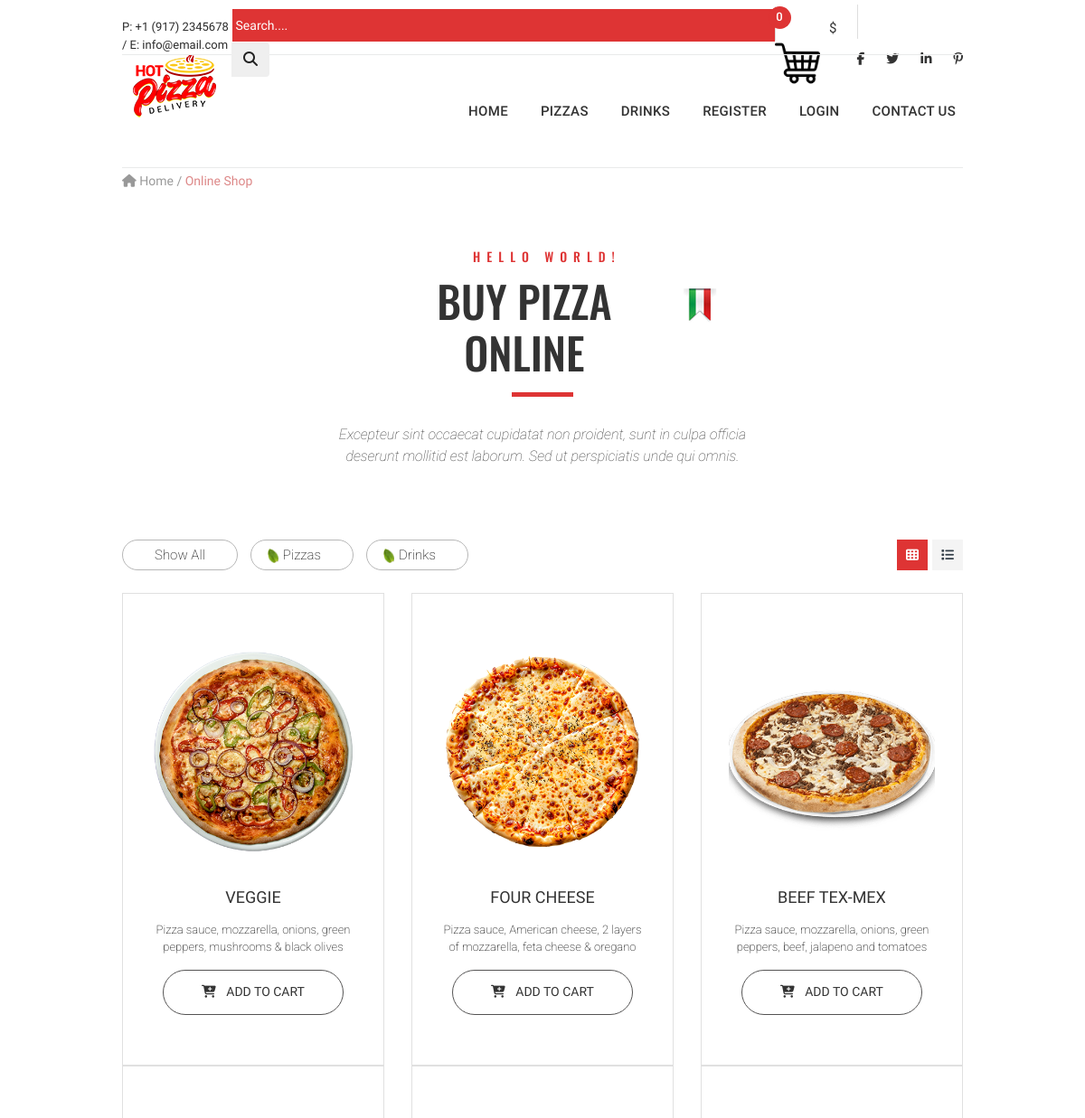
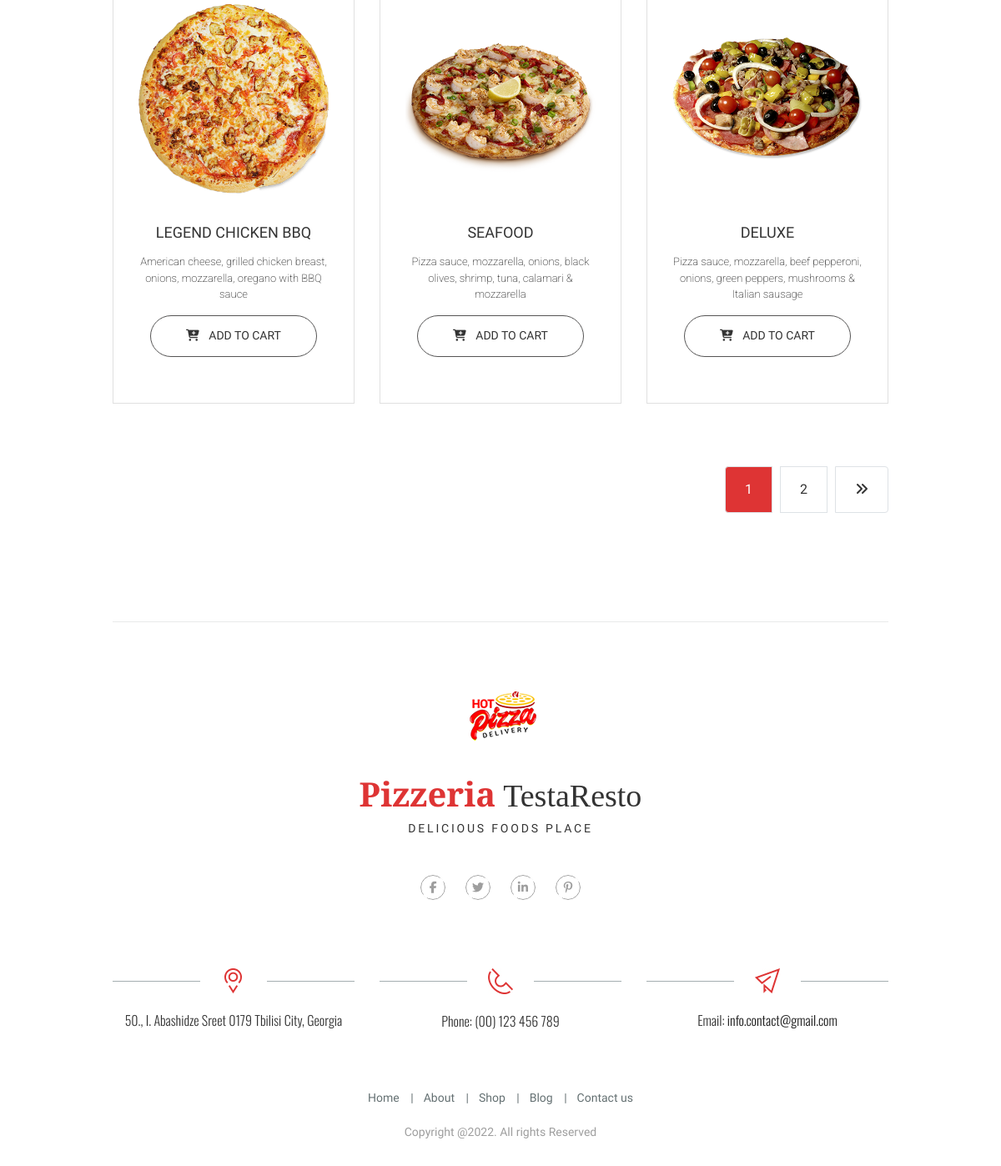
The page / on the database its author committed (2 pictures, top to bottom).
### product/models.py (models this page shows, shortened)
class Category(models.Model):
    name = models.CharField(max_length=100,unique=True)
    slug = models.SlugField(max_length=100,unique=True)
    class Meta:
        ordering = ('name',)
        verbose_name = 'category'
        verbose_name_plural = 'categories'

class Product(models.Model):
    name = models.CharField(max_length=100,unique=True)
    slug = models.SlugField(max_length=100,unique=True)
    short_description = models.TextField(max_length=300,blank=True)
    description = models.TextField(blank=True)
    category = models.ForeignKey(Category,on_delete=models.CASCADE)
    image = models.ImageField(upload_to='products',blank=True)
    price = models.DecimalField(max_digits=10,decimal_places=2,default='',blank=True,null=True)
    created = models.DateTimeField(auto_now_add=True)
    updated = models.DateTimeField(auto_now=True)
    class Meta:
        ordering = ('name',)
        verbose_name = 'product'
        verbose_name_plural = 'products'

### product/views.py (the view)
# urls.py: path('', views.index,name="home"),
def index(request):
    products = Product.objects.order_by('-category')
    paginator = Paginator(products, 6)
    page_number = request.GET.get('page')
    page_obj = paginator.get_page(page_number)
    context = {
        'products': page_obj,
    }
    return render(request,'product/index.html',context)

### product/templates/product/index.html (shortened to what this page needs)
{% extends 'product/base.html' %} {% load static %} {% block content %}
<div class="container">
  <div class="pizza_breadcrumb">
    <a href="index.html"><i class="fa fa-home"></i> Home</a> /
    <span>Online Shop</span>
  </div>
  <section class="shop_title">
    <div class="piz_title">
      <div class="small_title"><h3>hello world!</h3></div>
      <div class="big_title">
        <h1 class="shop_big_title">buy pizza online</h1>
        <img src="{% static 'product/img/title_icon.png' %}" />
      </div>
    </div>
    <div class="title_devider">
      <p class="line"></p>
    </div>
    <div class="under_title">
      <p>
        Excepteur sint occaecat cupidatat non proident, sunt in culpa officia
        deserunt mollitid est laborum. Sed ut perspiciatis unde qui omnis.
      </p>
    </div>
  </section>
  <section class="products">
    <div class="row">
      <div class="col-md-12">
        <div class="row bottom">
          <div class="filter_box bottom-15">
            <div class="left">
              <div class="buttons_filter">
                <button type="button" class="btn btn-outline-primary">
                  <a href="{% url 'home' %}"> Show All</a>
                </button>
                {% for category in categories %}
                <a href="{% url 'products_by_category' category.slug %}">
                  <button type="button" class="btn btn-outline-primary">
                    <img src="{% static 'product/img/icons/potoli.png'%}" />
                    {{category.name}}
                  </button>
                </a>
                {% endfor %}
              </div>
            </div>
            <div class="right full">
              <div class="tabs2-wrapper">
                <ul class="tabs clearfix" data-tabgroup="second-tab-group">
                  <li class="active">
                    <a href="#tabs2-1"><i class="fa fa-th"></i></a>
                  </li>
                  <li>
                    <a href="#tabs2-2"><i class="fa fa-list"></i></a>
                  </li>
                </ul>
              </div>
            </div>
          </div>
        </div>
      </div>
    </div>
    <div id="second-tab-group" class="tabgroup">
      <div id="tabs2-1">
        <div class="row">
          <div class="col-md-12">
            <div class="row full_shop">
              {% for product in products %}
              <div class="col-md-4">
                <div class="product_block m-right">
                  <a href="{% url 'product_detail' product.id %}">
                    <div class="pizza_full">
                      <img src="{{product.image.url}}" class="img-fluid" />
                    </div>
                  </a>
                  <h3>{{product.name}}</h3>
                  <p class="description_full">{{product.short_description}}</p>
                  <a href="{% url 'product_detail' product.id %}">
                    <button
                      type="button"
                      class="btn btn-outline-primary full_but"
                    >
                      <i class="fa fa-cart-plus"></i> add to cart
                    </button>
                  </a>
                </div>
              </div>
              {%endfor%}
            </div>
            <ur class="pagination right">
              <li class="page-item">
                <a class="page-link active" href="#"> {{ products.number }} </a>
              </li>
              {% if products.has_next %}
              <li class="page-item">
                <a
                  class="page-link"
                  href="?page={{ products.next_page_number }}"
                >
                  {{ products.next_page_number }}
                </a>
              </li>
              <li class="page-item">
                <a
                  class="page-link"
                  href="?page={{ products.paginator.num_pages }}"
                >
                  <i class="fa fa-angle-double-right"></i>
                </a>
              </li>
              {% endif %}
            </ur>
          </div>
        </div>
      </div>
    </div>
  </section>
</div>
{% endblock %}

### product/templates/product/base.html (shortened to what this page needs)
{% load static %} {% load crispy_forms_tags %}
<!DOCTYPE html>
<html lang="en">
  <head>
    <link href="{% static 'product/css/bootstrap.css' %}" rel="stylesheet" />
    <link href="{% static 'product/css/superslides.css' %}" rel="stylesheet" />
    <link href="{% static 'product/css/font-awesome.css' %}" rel="stylesheet" />
    <link rel="stylesheet" href="{% static 'product/css/owl.carousel.css' %}" />
    <link
      rel="stylesheet"
      href="{% static 'product/css/owl.theme.default.min.css' %}"
    />
    <link href="{% static 'product/css/navigation.css' %}" rel="stylesheet" />
    <link rel="stylesheet" href="{% static 'product/css/reset.css' %}" />
    <link rel="stylesheet" href="{% static 'product/css/style.css' %}" />
  </head>
  <body>
    <div id="main">
      <div class="header-v3">
        <div class="container">
          <div class="menu-top desktop-top">
            <div class="left_block">
              <div class="phone_email">
                P: +1 (917) 2345678 / E: info@email.com
              </div>
            </div>
            <div class="right_block">
              <div class="my_search">
                <form
                  class="search clearfix"
                  action="{% url 'search' %}"
                  ,
                  method="GET"
                >
                  <div class="input-group">
                    <input
                      type="text"
                      name="title"
                      class="form-control"
                      placeholder=" Search...."
                      style="width: 600px"
                    />
                    <div class="input-group-append">
                      <button type="submit" class="btn btn-outline-primary-gry">
                        <i class="fa fa-search"></i>
                      </button>
                    </div>
                  </div>
                </form>
              </div>
              <div class="my_cart_wrapper">
                <div class="my_cart_button">
                  <a href="#">
                    <img
                      class="pizza_cart"
                      src="{% static 'product/img/shopping-cart.png' %}"
                    />
                    <span class="cart_circle">{{counter}}</span>
                  </a>
                  <div class="cart_sum">${{total}}</div>
                </div>
              </div>
              <div class="top_social">
                <ul>
                  <li>
                    <a href="#"><i class="fab fa-facebook-f"></i></a>
                  </li>
                  <li>
                    <a href="#"><i class="fab fa-twitter"></i></a>
                  </li>
                  <li>
                    <a href="#"><i class="fab fa-linkedin-in"></i></a>
                  </li>
                  <li>
                    <a href="#"><i class="fab fa-pinterest-p"></i></a>
                  </li>
                </ul>
              </div>
            </div>
          </div>
          <div class="header-inner_1 clearfix">
            <header class="header_bg">
              <div class="logo">
                <a href="{% url 'home' %}">
                  <img src="{% static 'product/img/logo.png' %}" />
                </a>
              </div>
            </header>
            <nav id="navigation" class="navigation clearfix">
              <div class="navigation-body">
                <ul class="navigation-menu">
                  <li class="navigation-item">
                    <a class="navigation-link" href="{% url 'home' %}">Home</a>
                  </li>
                  {% for category in categories %}
                  <li class="navigation-item">
                    <a
                      class="navigation-link"
                      href="{% url 'products_by_category' category.slug %}"
                      >{{category.name}}</a
                    >
                  </li>
                  {% endfor %} {% if request.user.is_authenticated %}
                  <li class="navigation-item">
                    <a class="navigation-link" href="#"
                      >Welcome, {{request.user.first_name}}</a
                    >
                    <ul class="navigation-dropdown">
                      <li class="navigation-dropdown-item">
                        <a
                          class="navigation-dropdown-link"
                          href="{% url 'my_dashboard'  %}"
                          >My Dashboard</a
                        >
                      </li>
                      <li class="navigation-dropdown-item">
                        <a
                          class="navigation-dropdown-link"
                          href="{% url 'signout' %}"
                          >Log Out</a
                        >
                      </li>
                    </ul>
                  </li>
                  {% else %}
                  <li class="navigation-item">
                    <a class="navigation-link" href="{% url 'signup' %}"
                      >Register</a
                    >
                  </li>
                  <li class="navigation-item">
                    <a class="navigation-link" href="{% url 'signin' %}"
                      >Login</a
                    >
                  </li>
                  {% endif %}
                  <li class="navigation-item">
                    <a class="navigation-link" href="{% url 'contact'%}"
                      >Contact us</a
                    >
                  </li>
                </ul>
              </div>
            </nav>
          </div>
        </div>
      </div>
      {% block content%} {% endblock %}
      <footer>
        <div class="bot1-wrapper top_margin_80">
          <div class="container">
            <div class="bot1 clearfix">
              <div class="logo2_wrapper">
                <img
                  src="{% static 'product/img/logo2_wrapper.png' %}"
                  alt=""
                  class="img-fluid"
                />
                <div class="logo_title">
                  <div class="bottom_logo">
                    <span>Pizzeria</span> TestaResto
                  </div>
                  <div class="bottom_logo_desc">delicious foods place</div>
                </div>
              </div>
              <div class="social-footer-wrapper">
                <ul class="social-footer clearfix">
                  <li>
                    <a href="#"><i class="fab fa-facebook-f"></i></a>
                  </li>
                  <li>
                    <a href="#"><i class="fab fa-twitter"></i></a>
                  </li>
                  <li>
                    <a href="#"><i class="fab fa-linkedin-in"></i></a>
                  </li>
                  <li>
                    <a href="#"><i class="fab fa-pinterest-p"></i></a>
                  </li>
                </ul>
              </div>
            </div>
          </div>
        </div>
        <div class="bot2-wrapper">
          <div class="container">
            <div class="bot2 clearfix">
              <div class="row">
                <div class="col-md-4">
                  <div class="contact-us-block">
                    <figure>
                      <img
                        src="{% static 'product/img/ic1.png' %}"
                        alt=""
                        class="img-fluid"
                      />
                    </figure>
                    <div class="txt1">
                      50., I. Abashidze Sreet 0179 Tbilisi City, Georgia
                    </div>
                  </div>
                </div>
                <div class="col-md-4">
                  <div class="contact-us-block">
                    <figure>
                      <img
                        src="{% static 'product/img/ic2.png' %}"
                        alt=""
                        class="img-fluid"
                      />
                    </figure>
                    <div class="txt1">Phone: (00) 123 456 789</div>
                  </div>
                </div>
                <div class="col-md-4">
                  <div class="contact-us-block">
                    <figure>
                      <img
                        src="{% static 'product/img/ic3.png' %}"
                        alt=""
                        class="img-fluid"
                      />
                    </figure>
                    <div class="txt1">
                      Email: <a href="#">info.contact@gmail.com</a>
                    </div>
                  </div>
                </div>
              </div>
            </div>
          </div>
        </div>
        <div class="bot3-wrapper">
          <div class="container">
            <div class="bot3 clearfix">
              <ul class="menu-bot">
                <li><a href="#">Home</a></li>
                <li><a href="#">About</a></li>
                <li><a href="#">Shop</a></li>
                <li><a href="#">Blog</a></li>
                <li><a href="{% url 'contact' %}">Contact us</a></li>
              </ul>
              <div class="copyrights">Copyright @2022. All rights Reserved</div>
            </div>
          </div>
        </div>
      </footer>
    </div>
  </body>
</html>

### rows shown on the page
Category: name "PIZZAS", name "Pizzas"
Category: name "DRINKS", name "Drinks"
Product: image (picture), name "VEGGIE", short_description "Pizza sauce, mozzarella, onions, green peppers, mushrooms & black olives"
Product: image (picture), name "FOUR CHEESE", short_description "Pizza sauce, American cheese, 2 layers of mozzarella, feta cheese & oregano"
Product: image (picture), name "BEEF TEX-MEX", short_description "Pizza sauce, mozzarella, onions, green peppers, beef, jalapeno and tomatoes"
Product: image (picture), name "LEGEND CHICKEN BBQ", short_description "American cheese, grilled chicken breast, onions, mozzarella, oregano with BBQ sauce"
Product: image (picture), name "SEAFOOD", short_description "Pizza sauce, mozzarella, onions, black olives, shrimp, tuna, calamari & mozzarella"
Product: image (picture), name "DELUXE", short_description "Pizza sauce, mozzarella, beef pepperoni, onions, green peppers, mushrooms & Italian sausage"

### other values the page prints
{{ counter }} "0"
{{ products.number }} "1"
{{ products.next_page_number }} "2"
